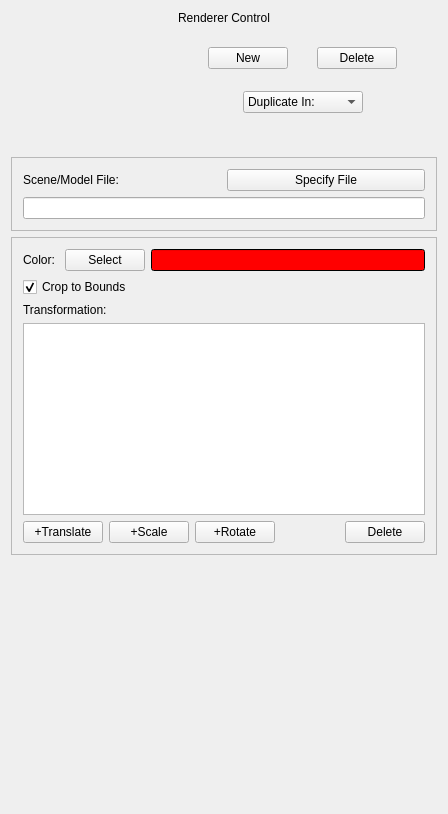
<?xml version="1.0" encoding="UTF-8"?>
<ui version="4.0">
 <class>Model</class>
 <widget class="QWidget" name="Model">
  <property name="geometry">
   <rect>
    <x>0</x>
    <y>0</y>
    <width>448</width>
    <height>814</height>
   </rect>
  </property>
  <property name="sizePolicy">
   <sizepolicy hsizetype="MinimumExpanding" vsizetype="MinimumExpanding">
    <horstretch>0</horstretch>
    <verstretch>0</verstretch>
   </sizepolicy>
  </property>
  <property name="minimumSize">
   <size>
    <width>0</width>
    <height>0</height>
   </size>
  </property>
  <property name="maximumSize">
   <size>
    <width>550</width>
    <height>32767</height>
   </size>
  </property>
  <property name="windowTitle">
   <string>Model Panel</string>
  </property>
  <property name="toolTip">
   <string/>
  </property>
  <property name="whatsThis">
   <string>&lt;!DOCTYPE HTML PUBLIC &quot;-//W3C//DTD HTML 4.0//EN&quot; &quot;http://www.w3.org/TR/REC-html40/strict.dtd&quot;&gt;
&lt;html&gt;&lt;head&gt;&lt;meta name=&quot;qrichtext&quot; content=&quot;1&quot; /&gt;&lt;style type=&quot;text/css&quot;&gt;
p, li { white-space: pre-wrap; }
&lt;/style&gt;&lt;/head&gt;&lt;body style=&quot; font-family:'MS Shell Dlg 2'; font-size:8pt; font-weight:400; font-style:normal;&quot;&gt;
&lt;p style=&quot; margin-top:0px; margin-bottom:0px; margin-left:0px; margin-right:0px; -qt-block-indent:0; text-indent:0px;&quot;&gt;This panel controls the rendering of 3D geometry models.  The geometry is specified in a model file and may be altered by a geometric transform.  All models that can be read by the ASSIMP asset import library can be displayed.&lt;/p&gt;&lt;/body&gt;&lt;/html&gt;</string>
  </property>
  <layout class="QVBoxLayout" name="verticalLayout_5">
   <item>
    <widget class="QLabel" name="textLabel1_2">
     <property name="text">
      <string>Renderer Control</string>
     </property>
     <property name="alignment">
      <set>Qt::AlignCenter</set>
     </property>
     <property name="wordWrap">
      <bool>false</bool>
     </property>
    </widget>
   </item>
   <item>
    <layout class="QHBoxLayout" name="horizontalLayout_3">
     <item>
      <widget class="InstanceTable" name="instanceTable" native="true">
       <property name="minimumSize">
        <size>
         <width>150</width>
         <height>100</height>
        </size>
       </property>
       <property name="toolTip">
        <string>Select current instance by clicking at left.  Check the box to enable rendering.</string>
       </property>
       <property name="whatsThis">
        <string>The instance checkbox determines which
Model instance is actively rendering.  You can only
use it after a dataset has been loaded.
You can have any number of Model
instances in each visualization window.
Use the &quot;New&quot;  button or the &quot;Duplicate
In&quot; selector to create new Model
instances. The instance that is selected
is controlled by the values in this
(currently displayed) Model panel.</string>
       </property>
      </widget>
     </item>
     <item>
      <spacer name="spacer32">
       <property name="orientation">
        <enum>Qt::Horizontal</enum>
       </property>
       <property name="sizeType">
        <enum>QSizePolicy::Expanding</enum>
       </property>
       <property name="sizeHint" stdset="0">
        <size>
         <width>30</width>
         <height>20</height>
        </size>
       </property>
      </spacer>
     </item>
     <item>
      <layout class="QVBoxLayout" name="verticalLayout">
       <item>
        <layout class="QHBoxLayout" name="horizontalLayout">
         <item>
          <widget class="QPushButton" name="newInstanceButton">
           <property name="toolTip">
            <string>Create a new, default instance of this renderer</string>
           </property>
           <property name="whatsThis">
            <string>The instance checkbox determines which
Model instance is actively rendering.  You can only
use it after a dataset has been loaded.
You can have any number of Model
instances in each visualization window.
Use the &quot;New&quot;  button or the &quot;Duplicate
In&quot; selector to create new Model
instances. The instance that is selected
is controlled by the values in this
(currently displayed) Model panel.</string>
           </property>
           <property name="text">
            <string>New</string>
           </property>
          </widget>
         </item>
         <item>
          <spacer name="spacer36">
           <property name="orientation">
            <enum>Qt::Horizontal</enum>
           </property>
           <property name="sizeType">
            <enum>QSizePolicy::Expanding</enum>
           </property>
           <property name="sizeHint" stdset="0">
            <size>
             <width>23</width>
             <height>20</height>
            </size>
           </property>
          </spacer>
         </item>
         <item>
          <widget class="QPushButton" name="deleteInstanceButton">
           <property name="toolTip">
            <string>Delete current renderer Instance</string>
           </property>
           <property name="whatsThis">
            <string>The instance checkbox determines which
Model instance is actively rendering.  You can only
use it after a dataset has been loaded.
You can have any number of Model
instances in each visualization window.
Use the &quot;New&quot;  button or the &quot;Duplicate
In&quot; selector to create new Model
instances. The instance that is selected
is controlled by the values in this
(currently displayed) Model panel.</string>
           </property>
           <property name="text">
            <string>Delete</string>
           </property>
          </widget>
         </item>
        </layout>
       </item>
       <item>
        <layout class="QHBoxLayout" name="horizontalLayout_2">
         <item>
          <spacer name="spacer37">
           <property name="orientation">
            <enum>Qt::Horizontal</enum>
           </property>
           <property name="sizeType">
            <enum>QSizePolicy::Expanding</enum>
           </property>
           <property name="sizeHint" stdset="0">
            <size>
             <width>23</width>
             <height>20</height>
            </size>
           </property>
          </spacer>
         </item>
         <item>
          <widget class="QComboBox" name="copyCombo">
           <property name="minimumSize">
            <size>
             <width>120</width>
             <height>0</height>
            </size>
           </property>
           <property name="toolTip">
            <string>Select a visualizer where this renderer instance will be copied</string>
           </property>
           <property name="whatsThis">
            <string>The instance checkbox determines which
Model instance is actively rendering.  You can only
use it after a dataset has been loaded.
You can have any number of Model
instances in each visualization window.
Use the &quot;New&quot;  button or the &quot;Duplicate
In&quot; selector to create new Model
instances. The instance that is selected
is controlled by the values in this
(currently displayed) Model panel.</string>
           </property>
           <item>
            <property name="text">
             <string>Duplicate In:</string>
            </property>
           </item>
          </widget>
         </item>
         <item>
          <spacer name="spacer152">
           <property name="orientation">
            <enum>Qt::Horizontal</enum>
           </property>
           <property name="sizeType">
            <enum>QSizePolicy::Expanding</enum>
           </property>
           <property name="sizeHint" stdset="0">
            <size>
             <width>21</width>
             <height>20</height>
            </size>
           </property>
          </spacer>
         </item>
        </layout>
       </item>
      </layout>
     </item>
     <item>
      <spacer name="spacer26_2">
       <property name="orientation">
        <enum>Qt::Horizontal</enum>
       </property>
       <property name="sizeType">
        <enum>QSizePolicy::Expanding</enum>
       </property>
       <property name="sizeHint" stdset="0">
        <size>
         <width>20</width>
         <height>21</height>
        </size>
       </property>
      </spacer>
     </item>
    </layout>
   </item>
   <item>
    <spacer name="verticalSpacer">
     <property name="orientation">
      <enum>Qt::Vertical</enum>
     </property>
     <property name="sizeType">
      <enum>QSizePolicy::Minimum</enum>
     </property>
     <property name="sizeHint" stdset="0">
      <size>
       <width>20</width>
       <height>20</height>
      </size>
     </property>
    </spacer>
   </item>
   <item>
    <widget class="QFrame" name="modelFileFrame">
     <property name="frameShape">
      <enum>QFrame::StyledPanel</enum>
     </property>
     <property name="frameShadow">
      <enum>QFrame::Raised</enum>
     </property>
     <layout class="QVBoxLayout" name="verticalLayout_3">
      <item>
       <layout class="QHBoxLayout" name="horizontalLayout_5">
        <item>
         <widget class="QLabel" name="label_2">
          <property name="text">
           <string>Scene/Model File:</string>
          </property>
         </widget>
        </item>
        <item>
         <widget class="QPushButton" name="modelLoad">
          <property name="minimumSize">
           <size>
            <width>0</width>
            <height>0</height>
           </size>
          </property>
          <property name="toolTip">
           <string>Click to select a model file that will be displayed</string>
          </property>
          <property name="text">
           <string>Specify File</string>
          </property>
         </widget>
        </item>
       </layout>
      </item>
      <item>
       <widget class="QLineEdit" name="modelFile">
        <property name="readOnly">
         <bool>true</bool>
        </property>
       </widget>
      </item>
     </layout>
    </widget>
   </item>
   <item>
    <widget class="QFrame" name="frame">
     <property name="frameShape">
      <enum>QFrame::StyledPanel</enum>
     </property>
     <property name="frameShadow">
      <enum>QFrame::Raised</enum>
     </property>
     <layout class="QVBoxLayout" name="verticalLayout_6">
      <item>
       <layout class="QHBoxLayout" name="horizontalLayout_7">
        <item>
         <widget class="QLabel" name="label_5">
          <property name="text">
           <string>Color: </string>
          </property>
         </widget>
        </item>
        <item>
         <widget class="QPushButton" name="colorSelect">
          <property name="toolTip">
           <string>Click to select model color</string>
          </property>
          <property name="text">
           <string>Select</string>
          </property>
         </widget>
        </item>
        <item>
         <widget class="QLineEdit" name="colorBox">
          <property name="palette">
           <palette>
            <active>
             <colorrole role="WindowText">
              <brush brushstyle="SolidPattern">
               <color alpha="255">
                <red>255</red>
                <green>255</green>
                <blue>255</blue>
               </color>
              </brush>
             </colorrole>
             <colorrole role="Button">
              <brush brushstyle="SolidPattern">
               <color alpha="255">
                <red>0</red>
                <green>0</green>
                <blue>0</blue>
               </color>
              </brush>
             </colorrole>
             <colorrole role="Light">
              <brush brushstyle="SolidPattern">
               <color alpha="255">
                <red>0</red>
                <green>0</green>
                <blue>0</blue>
               </color>
              </brush>
             </colorrole>
             <colorrole role="Midlight">
              <brush brushstyle="SolidPattern">
               <color alpha="255">
                <red>0</red>
                <green>0</green>
                <blue>0</blue>
               </color>
              </brush>
             </colorrole>
             <colorrole role="Dark">
              <brush brushstyle="SolidPattern">
               <color alpha="255">
                <red>0</red>
                <green>0</green>
                <blue>0</blue>
               </color>
              </brush>
             </colorrole>
             <colorrole role="Mid">
              <brush brushstyle="SolidPattern">
               <color alpha="255">
                <red>0</red>
                <green>0</green>
                <blue>0</blue>
               </color>
              </brush>
             </colorrole>
             <colorrole role="Text">
              <brush brushstyle="SolidPattern">
               <color alpha="255">
                <red>255</red>
                <green>255</green>
                <blue>255</blue>
               </color>
              </brush>
             </colorrole>
             <colorrole role="BrightText">
              <brush brushstyle="SolidPattern">
               <color alpha="255">
                <red>255</red>
                <green>255</green>
                <blue>255</blue>
               </color>
              </brush>
             </colorrole>
             <colorrole role="ButtonText">
              <brush brushstyle="SolidPattern">
               <color alpha="255">
                <red>255</red>
                <green>255</green>
                <blue>255</blue>
               </color>
              </brush>
             </colorrole>
             <colorrole role="Base">
              <brush brushstyle="SolidPattern">
               <color alpha="255">
                <red>255</red>
                <green>0</green>
                <blue>0</blue>
               </color>
              </brush>
             </colorrole>
             <colorrole role="Window">
              <brush brushstyle="SolidPattern">
               <color alpha="255">
                <red>0</red>
                <green>0</green>
                <blue>0</blue>
               </color>
              </brush>
             </colorrole>
             <colorrole role="Shadow">
              <brush brushstyle="SolidPattern">
               <color alpha="255">
                <red>0</red>
                <green>0</green>
                <blue>0</blue>
               </color>
              </brush>
             </colorrole>
             <colorrole role="AlternateBase">
              <brush brushstyle="SolidPattern">
               <color alpha="255">
                <red>0</red>
                <green>0</green>
                <blue>0</blue>
               </color>
              </brush>
             </colorrole>
             <colorrole role="ToolTipBase">
              <brush brushstyle="SolidPattern">
               <color alpha="255">
                <red>255</red>
                <green>255</green>
                <blue>220</blue>
               </color>
              </brush>
             </colorrole>
             <colorrole role="ToolTipText">
              <brush brushstyle="SolidPattern">
               <color alpha="255">
                <red>0</red>
                <green>0</green>
                <blue>0</blue>
               </color>
              </brush>
             </colorrole>
            </active>
            <inactive>
             <colorrole role="WindowText">
              <brush brushstyle="SolidPattern">
               <color alpha="255">
                <red>255</red>
                <green>255</green>
                <blue>255</blue>
               </color>
              </brush>
             </colorrole>
             <colorrole role="Button">
              <brush brushstyle="SolidPattern">
               <color alpha="255">
                <red>0</red>
                <green>0</green>
                <blue>0</blue>
               </color>
              </brush>
             </colorrole>
             <colorrole role="Light">
              <brush brushstyle="SolidPattern">
               <color alpha="255">
                <red>0</red>
                <green>0</green>
                <blue>0</blue>
               </color>
              </brush>
             </colorrole>
             <colorrole role="Midlight">
              <brush brushstyle="SolidPattern">
               <color alpha="255">
                <red>0</red>
                <green>0</green>
                <blue>0</blue>
               </color>
              </brush>
             </colorrole>
             <colorrole role="Dark">
              <brush brushstyle="SolidPattern">
               <color alpha="255">
                <red>0</red>
                <green>0</green>
                <blue>0</blue>
               </color>
              </brush>
             </colorrole>
             <colorrole role="Mid">
              <brush brushstyle="SolidPattern">
               <color alpha="255">
                <red>0</red>
                <green>0</green>
                <blue>0</blue>
               </color>
              </brush>
             </colorrole>
             <colorrole role="Text">
              <brush brushstyle="SolidPattern">
               <color alpha="255">
                <red>255</red>
                <green>255</green>
                <blue>255</blue>
               </color>
              </brush>
             </colorrole>
             <colorrole role="BrightText">
              <brush brushstyle="SolidPattern">
               <color alpha="255">
                <red>255</red>
                <green>255</green>
                <blue>255</blue>
               </color>
              </brush>
             </colorrole>
             <colorrole role="ButtonText">
              <brush brushstyle="SolidPattern">
               <color alpha="255">
                <red>255</red>
                <green>255</green>
                <blue>255</blue>
               </color>
              </brush>
             </colorrole>
             <colorrole role="Base">
              <brush brushstyle="SolidPattern">
               <color alpha="255">
                <red>255</red>
                <green>0</green>
                <blue>0</blue>
               </color>
              </brush>
             </colorrole>
             <colorrole role="Window">
              <brush brushstyle="SolidPattern">
               <color alpha="255">
                <red>0</red>
                <green>0</green>
                <blue>0</blue>
               </color>
              </brush>
             </colorrole>
             <colorrole role="Shadow">
              <brush brushstyle="SolidPattern">
               <color alpha="255">
                <red>0</red>
                <green>0</green>
                <blue>0</blue>
               </color>
              </brush>
             </colorrole>
             <colorrole role="AlternateBase">
              <brush brushstyle="SolidPattern">
               <color alpha="255">
                <red>0</red>
                <green>0</green>
                <blue>0</blue>
               </color>
              </brush>
             </colorrole>
             <colorrole role="ToolTipBase">
              <brush brushstyle="SolidPattern">
               <color alpha="255">
                <red>255</red>
                <green>255</green>
                <blue>220</blue>
               </color>
              </brush>
             </colorrole>
             <colorrole role="ToolTipText">
              <brush brushstyle="SolidPattern">
               <color alpha="255">
                <red>0</red>
                <green>0</green>
                <blue>0</blue>
               </color>
              </brush>
             </colorrole>
            </inactive>
            <disabled>
             <colorrole role="WindowText">
              <brush brushstyle="SolidPattern">
               <color alpha="255">
                <red>0</red>
                <green>0</green>
                <blue>0</blue>
               </color>
              </brush>
             </colorrole>
             <colorrole role="Button">
              <brush brushstyle="SolidPattern">
               <color alpha="255">
                <red>0</red>
                <green>0</green>
                <blue>0</blue>
               </color>
              </brush>
             </colorrole>
             <colorrole role="Light">
              <brush brushstyle="SolidPattern">
               <color alpha="255">
                <red>0</red>
                <green>0</green>
                <blue>0</blue>
               </color>
              </brush>
             </colorrole>
             <colorrole role="Midlight">
              <brush brushstyle="SolidPattern">
               <color alpha="255">
                <red>0</red>
                <green>0</green>
                <blue>0</blue>
               </color>
              </brush>
             </colorrole>
             <colorrole role="Dark">
              <brush brushstyle="SolidPattern">
               <color alpha="255">
                <red>0</red>
                <green>0</green>
                <blue>0</blue>
               </color>
              </brush>
             </colorrole>
             <colorrole role="Mid">
              <brush brushstyle="SolidPattern">
               <color alpha="255">
                <red>0</red>
                <green>0</green>
                <blue>0</blue>
               </color>
              </brush>
             </colorrole>
             <colorrole role="Text">
              <brush brushstyle="SolidPattern">
               <color alpha="255">
                <red>0</red>
                <green>0</green>
                <blue>0</blue>
               </color>
              </brush>
             </colorrole>
             <colorrole role="BrightText">
              <brush brushstyle="SolidPattern">
               <color alpha="255">
                <red>255</red>
                <green>255</green>
                <blue>255</blue>
               </color>
              </brush>
             </colorrole>
             <colorrole role="ButtonText">
              <brush brushstyle="SolidPattern">
               <color alpha="255">
                <red>0</red>
                <green>0</green>
                <blue>0</blue>
               </color>
              </brush>
             </colorrole>
             <colorrole role="Base">
              <brush brushstyle="SolidPattern">
               <color alpha="255">
                <red>0</red>
                <green>0</green>
                <blue>0</blue>
               </color>
              </brush>
             </colorrole>
             <colorrole role="Window">
              <brush brushstyle="SolidPattern">
               <color alpha="255">
                <red>0</red>
                <green>0</green>
                <blue>0</blue>
               </color>
              </brush>
             </colorrole>
             <colorrole role="Shadow">
              <brush brushstyle="SolidPattern">
               <color alpha="255">
                <red>0</red>
                <green>0</green>
                <blue>0</blue>
               </color>
              </brush>
             </colorrole>
             <colorrole role="AlternateBase">
              <brush brushstyle="SolidPattern">
               <color alpha="255">
                <red>0</red>
                <green>0</green>
                <blue>0</blue>
               </color>
              </brush>
             </colorrole>
             <colorrole role="ToolTipBase">
              <brush brushstyle="SolidPattern">
               <color alpha="255">
                <red>255</red>
                <green>255</green>
                <blue>220</blue>
               </color>
              </brush>
             </colorrole>
             <colorrole role="ToolTipText">
              <brush brushstyle="SolidPattern">
               <color alpha="255">
                <red>0</red>
                <green>0</green>
                <blue>0</blue>
               </color>
              </brush>
             </colorrole>
            </disabled>
           </palette>
          </property>
          <property name="toolTip">
           <string>Click button to select model color</string>
          </property>
          <property name="text">
           <string/>
          </property>
         </widget>
        </item>
       </layout>
      </item>
      <item>
       <widget class="QCheckBox" name="clipping">
        <property name="text">
         <string>Crop to Bounds</string>
        </property>
        <property name="checked">
         <bool>true</bool>
        </property>
       </widget>
      </item>
      <item>
       <widget class="QLabel" name="label_3">
        <property name="text">
         <string>Transformation:</string>
        </property>
       </widget>
      </item>
      <item>
       <widget class="QListView" name="transformView">
        <property name="whatsThis">
         <string>Specify tranforms to be applied to the model.  The buttons can be used to insert various types of transforms</string>
        </property>
       </widget>
      </item>
      <item>
       <layout class="QHBoxLayout" name="horizontalLayout_6">
        <item>
         <widget class="QPushButton" name="addTranslate">
          <property name="whatsThis">
           <string>Specify tranforms to be applied to the model.  The buttons can be used to insert various types of transforms</string>
          </property>
          <property name="text">
           <string>+Translate</string>
          </property>
         </widget>
        </item>
        <item>
         <widget class="QPushButton" name="addScale">
          <property name="whatsThis">
           <string>Specify tranforms to be applied to the model.  The buttons can be used to insert various types of transforms</string>
          </property>
          <property name="text">
           <string>+Scale</string>
          </property>
         </widget>
        </item>
        <item>
         <widget class="QPushButton" name="addRotate">
          <property name="whatsThis">
           <string>Specify tranforms to be applied to the model.  The buttons can be used to insert various types of transforms</string>
          </property>
          <property name="text">
           <string>+Rotate</string>
          </property>
         </widget>
        </item>
        <item>
         <spacer name="horizontalSpacer_2">
          <property name="orientation">
           <enum>Qt::Horizontal</enum>
          </property>
          <property name="sizeHint" stdset="0">
           <size>
            <width>40</width>
            <height>20</height>
           </size>
          </property>
         </spacer>
        </item>
        <item>
         <widget class="QPushButton" name="deleteItem">
          <property name="whatsThis">
           <string>Specify tranforms to be applied to the model.  The buttons can be used to insert various types of transforms</string>
          </property>
          <property name="text">
           <string>Delete</string>
          </property>
         </widget>
        </item>
       </layout>
      </item>
     </layout>
    </widget>
   </item>
   <item>
    <spacer name="verticalSpacer_2">
     <property name="orientation">
      <enum>Qt::Vertical</enum>
     </property>
     <property name="sizeHint" stdset="0">
      <size>
       <width>20</width>
       <height>40</height>
      </size>
     </property>
    </spacer>
   </item>
  </layout>
 </widget>
 <layoutdefault spacing="6" margin="11"/>
 <customwidgets>
  <customwidget>
   <class>InstanceTable</class>
   <extends>QWidget</extends>
   <header>../../guis/instancetable.h</header>
  </customwidget>
 </customwidgets>
 <includes>
  <include location="local">instancetable.h</include>
 </includes>
 <resources/>
 <connections/>
</ui>
